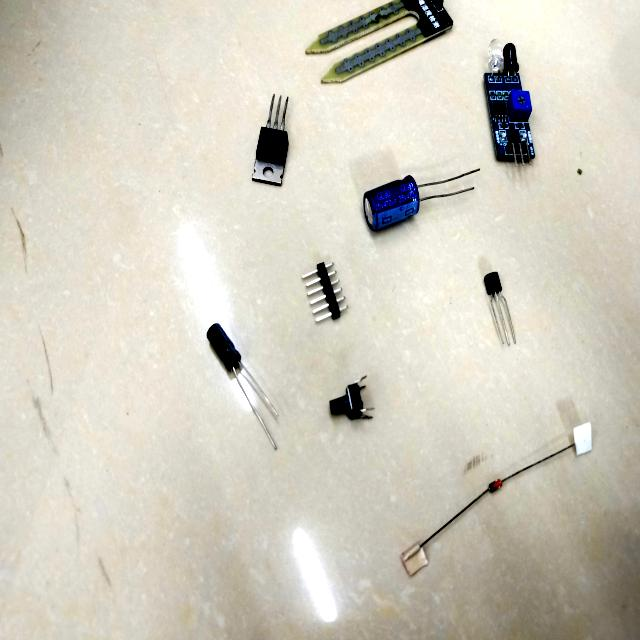
#> input picture backend/tests/fixtures/electrocom61/capacitor-IMG20240228125654_jpg.rf.9e9dbf556d80e21645e808b3edd44214.jpg, 640 x 640 px
$ python -i module_evidence.py   (imports and definitions only)
#> lines starting #> are read from the running program, lines starting #| are printed output that depends on the picture
#> further down, picture is the input picture: PIL image 640x640 RGB; mean R, G, B 209.2, 205.2, 191.7
"""Extract high-specificity module markings from a board photograph.

OCR is evidence, not a replacement for the trained board classifier. Exact
silkscreen markings can nevertheless be decisive for boards such as ESP32-CAM
when an image classifier has no labelled coverage for that exact revision.
"""
from __future__ import annotations

import re
import subprocess
import tempfile
from pathlib import Path

from PIL import Image, ImageEnhance, ImageFilter, ImageOps


MARKING_SIGNATURES: dict[str, tuple[str, ...]] = {
    "esp32_cam": ("ESP32-CAM", "ESP32CAM", "AI-THINKER", "AI THINKER"),
    "esp32_wroom_32": ("ESP-WROOM-32", "ESP32-WROOM-32", "ESP32-WROOM"),
    "esp32_s3_devkitc": ("ESP32-S3-DEVKITC", "ESP32-S3", "ESP32S3"),
    "esp32_dev_board": ("ESP32", "ESP-WROOM", "ESP32-WROOM", "ESP32 DEVKIT", "DOIT ESP32"),
    "esp8266_wemos": ("ESP8266", "WEMOS", "D1 MINI", "NODEMCU"),
    "arduino_uno_r3": ("ARDUINO UNO", "UNO R3"),
    "arduino_nano": ("ARDUINO NANO", "NANO EVERY"),
    "arduino_nano_esp32": ("ARDUINO NANO ESP32", "NANO ESP32"),
    "arduino_mega_2560": ("ARDUINO MEGA", "MEGA 2560"),
    "arduino_leonardo": ("ARDUINO LEONARDO", "LEONARDO"),
    "arduino_micro": ("ARDUINO MICRO",),
    "arduino_pro_mini": ("PRO MINI",),
    "arduino_zero": ("ARDUINO ZERO",),
    "jetson_nano": ("JETSON NANO",),
    "jetson_tx2": ("JETSON TX2",),
}


def _prepare_for_ocr(image: Image.Image) -> Image.Image:
    rgb = image.convert("RGB")
    long_edge = max(rgb.size)
#> long_edge = 640
    if long_edge < 1500:
        ratio = 1500 / long_edge
#> ratio = 2.34
        rgb = rgb.resize((round(rgb.width * ratio), round(rgb.height * ratio)))
    grayscale = ImageOps.grayscale(rgb)
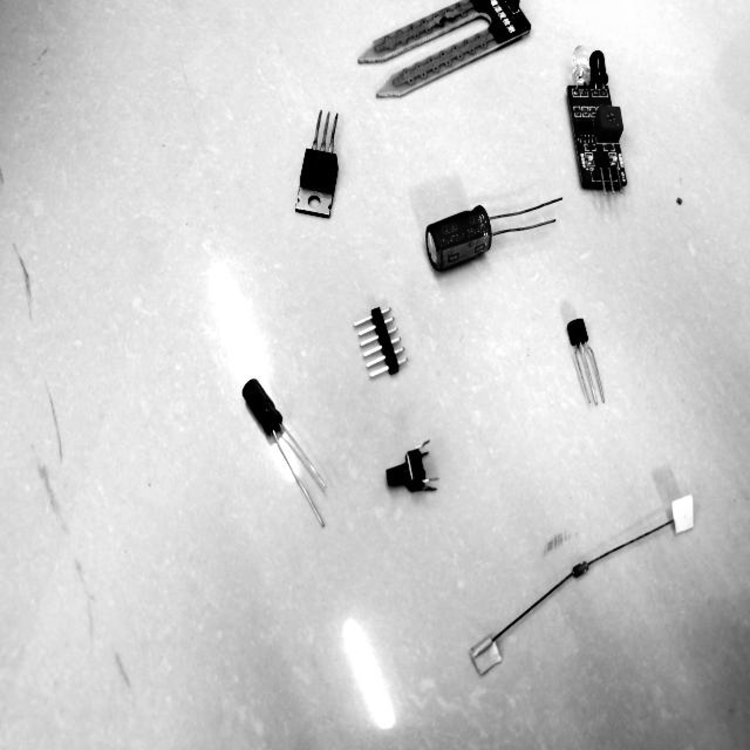
#> grayscale: PIL image 1500x1500 L (shown at 1/2 size); min 0, max 255, mean 204.8
    return ImageEnhance.Contrast(grayscale).enhance(1.9).filter(ImageFilter.SHARPEN)
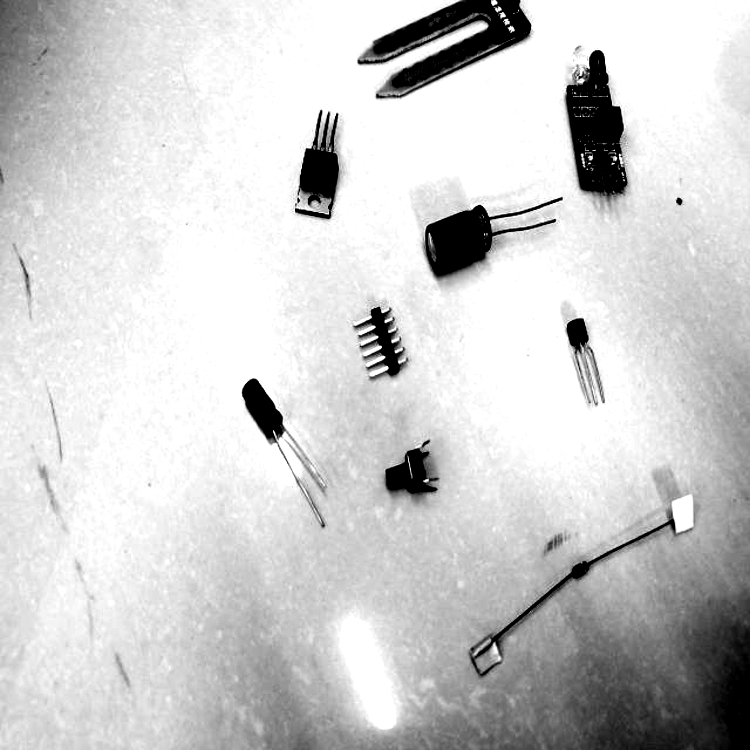
#> returned value: PIL image 1500x1500 L (shown at 1/2 size); min 0, max 255, mean 205.7


# [33 lines left out: function extract_module_markings, not called in this run]


def markings_for_board(board_id: str, markings: list[str]) -> list[str]:
    signatures = MARKING_SIGNATURES.get(board_id, ())
    return [marking for marking in markings if marking in signatures]


# [9 lines left out: function board_from_direct_marking, not called in this run]

>>> from PIL import Image
>>> picture = Image.open('../tests/fixtures/electrocom61/capacitor-IMG20240228125654_jpg.rf.9e9dbf556d80e21645e808b3edd44214.jpg')
>>> result = _prepare_for_ocr(picture)

$ run again, on backend/tests/fixtures/electrocom61/resistor-IMG20240417115121_jpg.rf.07f8811136cb87a39dabc9f7bbfadd0f.jpg
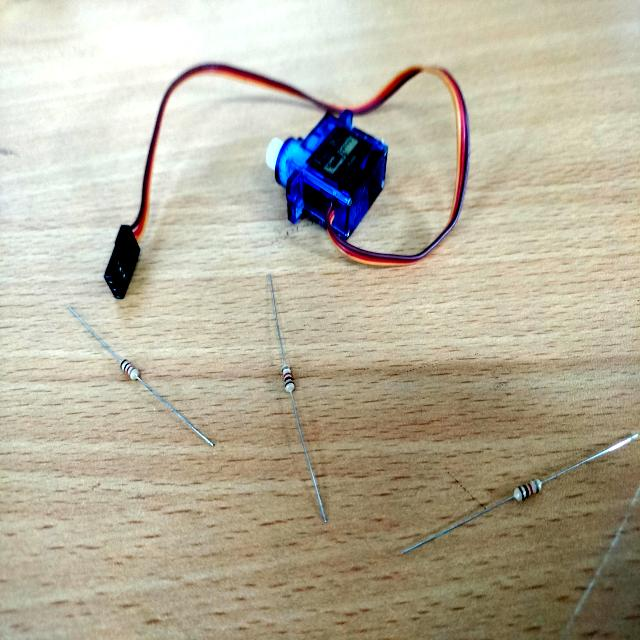
#> input picture backend/tests/fixtures/electrocom61/resistor-IMG20240417115121_jpg.rf.07f8811136cb87a39dabc9f7bbfadd0f.jpg, 640 x 640 px
#> picture is the input picture: PIL image 640x640 RGB; mean R, G, B 182, 175.2, 156
#> in _prepare_for_ocr, `grayscale = ImageOps.grayscale(rgb)`:
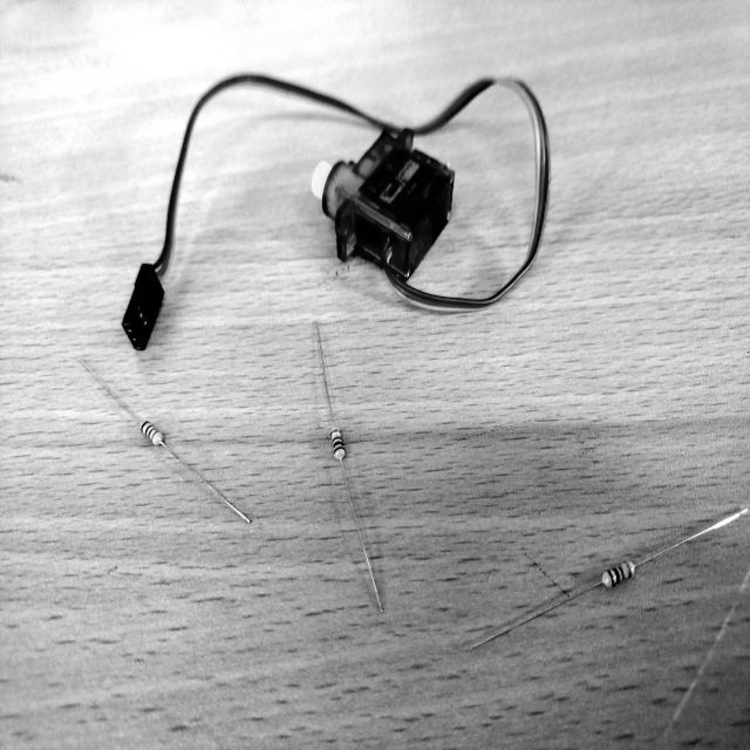
#> grayscale: PIL image 1500x1500 L (shown at 1/2 size); min 0, max 255, mean 175
#> in _prepare_for_ocr, `return ImageEnhance.Contrast(grayscale).enhance(1.9).filter(ImageFilte..`:
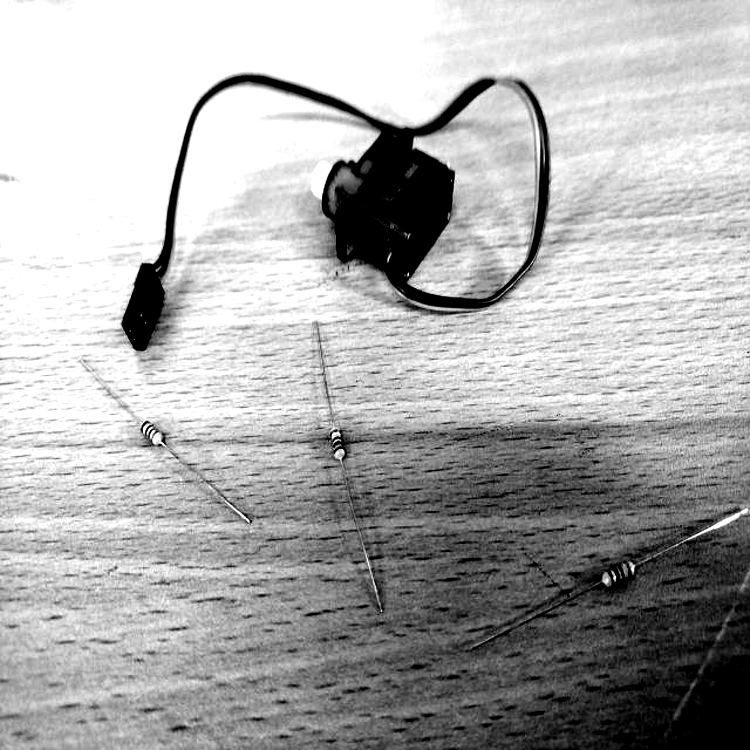
#> returned value: PIL image 1500x1500 L (shown at 1/2 size); min 0, max 255, mean 172.2
